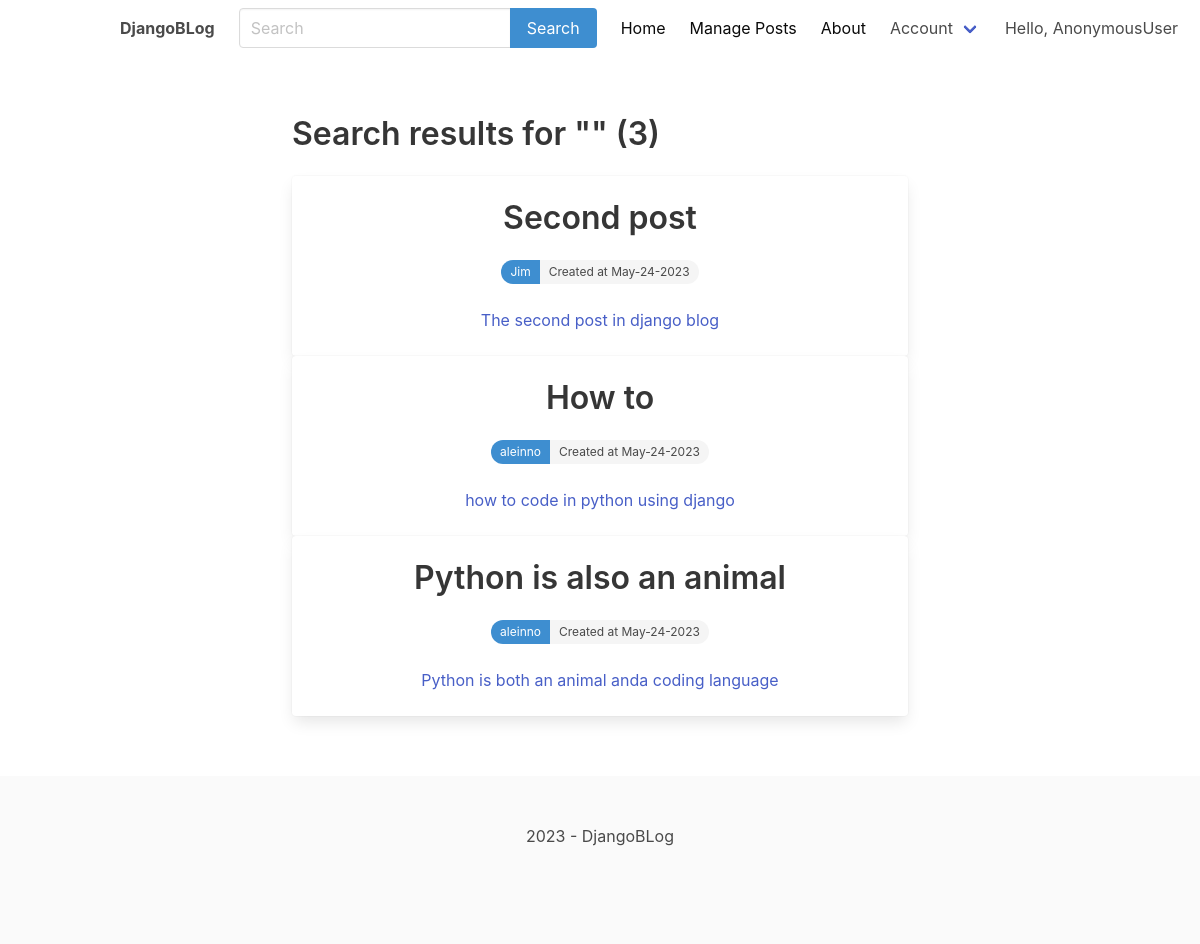
The app's page /search/ with its own data.
### blog/models.py (models this page shows, shortened)
class Post(models.Model):
    ACTIVE = 'active'
    DRAFT = 'draft'
    CHOICES_STATUS = (
        (ACTIVE, 'Active'),
        (DRAFT, 'Draft'),
    )
    author = models.ForeignKey('auth.User', on_delete=models.CASCADE, related_name='posts', null=True)
    category = models.ForeignKey(Category, on_delete=models.CASCADE, related_name='posts', null=True)
    title = models.CharField(max_length=200)
    intro = models.CharField(max_length=200)
    slug = models.SlugField(max_length=200, unique=True)
    body = models.TextField(max_length=800)
    updated = models.DateTimeField(auto_now=True)
    created = models.DateTimeField(auto_now_add=True)
    status = models.CharField(max_length=10, choices=CHOICES_STATUS, default=DRAFT)
    class Meta:
        ordering = ['-updated', '-created']

### blog/views.py (the view)
# urls.py: path('search/', views.search, name='search'),
def search(request):
    query = request.GET.get('query', '')
    posts = Post.objects.filter(status=Post.ACTIVE).filter(
        Q(title__icontains=query) | Q(body__icontains=query) | Q(intro__icontains=query))
    return render(request, 'blog/search.html', {'posts': posts, 'query': query})

### blog/templates/blog/search.html (shortened to what this page needs)
{% extends 'main.html' %}
{% block content %}
    <div class="container">
        <section class="articles">
            <div class="column is-8 is-offset-2">
                <h1 class="title">
                    Search results for "{{ query }}" ({{ posts|length }})
                </h1>
                {% for post in posts %}
                    <div class="card article">
                        <div class="card-content">
                            <a href="{% url 'post_detail' post.category.slug  post.slug %}">
                                <div class="media">
                                    <div class="media-content has-text-centered">
                                        <p class="title article-title">{{ post.title }}</p>
                                        <div class="tags has-addons level-item">
                                            <span class="tag is-rounded is-info">{{ post.author }}</span>
                                            <span class="tag is-rounded">Created at {{ post.created|date:'M-d-Y' }}</span>
                                        </div>
                                    </div>
                                </div>
                                <div class="content has-text-centered article-intro">
                                    {{ post.intro }}
                                </div>
                            </a>
                        </div>
                    </div>
                {% empty %}
                    <div class="content">
                        <p>No result for the given query...</p>
                    </div>
                {% endfor %}
            </div>
        </section>
    </div>
{% endblock %}

### records on screen
Post: title "Second post", author "Jim", created "May-24-2023", intro "The second post in django blog"
Post: title "How to", author "aleinno", created "May-24-2023", intro "how to code in python using django"
Post: title "Python is also an animal", author "aleinno", created "May-24-2023", intro "Python is both an animal anda coding language"

### other values on screen
{{ request.user }} "AnonymousUser"
{{ posts|length }} "3"
